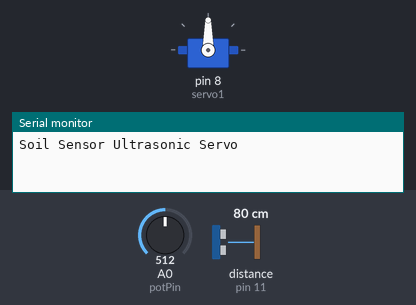
This sketch was run on a simulated Arduino Uno, built with avr-gcc and run on an emulated ATmega328P. On the bench: servo, the last lines printed to the serial monitor. Wiring (inferred from the names in the program): ultrasonic range finder: trigger pin 12; echo pin 11. The test bench sets the inputs (shaded band); at power-on: distance to the obstacle (sensor on pin 11) 80 cm, A0 (potPin) = 512. The echo pulse lasts 58.3 µs per cm.

Above: at 1.2 s.
1.3 s: distance to the obstacle (sensor on pin 11) set to 17 cm
4.3 s: distance to the obstacle (sensor on pin 11) set to 14 cm
At 8.5 s:
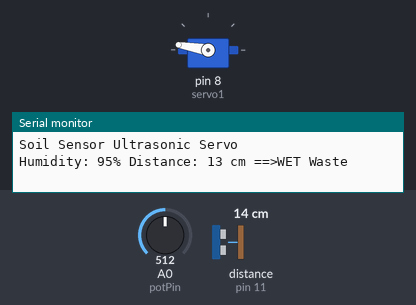
Timing chart, 0 to 15.1 s (numbered marks = the images above; inputs shaded):
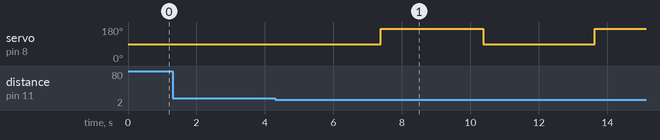

The sketch:

code.ino
```cpp
#include <Servo.h>
Servo servo1;
const int trigPin = 12;
const int echoPin = 11;
long duration;
int distance=0;
int potPin = A0;
int soil=0;
int fsoil;
int maxDryValue=1; //this value decides how much humidity require to treat waste as wet object
int Ultra_Distance=15; //set Distance between Ultrasonic and moisture(soil) sensor in cm
void setup()
{
Serial.begin(9600);
pinMode(trigPin, OUTPUT);
pinMode(echoPin, INPUT);
servo1.attach(8);
Serial.println("Soil Sensor Ultrasonic Servo");
}
void loop()
{
int soil=0;
for(int i=0;i<2;i++)
{
digitalWrite(trigPin, LOW);
delayMicroseconds(7);
digitalWrite(trigPin, HIGH);
delayMicroseconds(10);
digitalWrite(trigPin, LOW);
delayMicroseconds(10);
duration = pulseIn(echoPin, HIGH);
distance= duration*0.034/2+distance;
delay(10);

}
distance=distance/2;

if (distance <Ultra_Distance && distance>1)
{
delay(1000);
for(int i=0;i<3;i++)
{
soil = analogRead(potPin) ;
soil = constrain(soil, 485, 1023);
fsoil = (map(soil, 485, 1023, 100, 0))+fsoil;
delay(75);
}
fsoil=fsoil/3;

Serial.print("Humidity: ");
Serial.print(fsoil);
Serial.print("%"); Serial.print(" Distance: ");Serial.print(distance);Serial.print(" cm");
if(fsoil>maxDryValue)
{delay(1000);
Serial.println(" ==>WET Waste ");
servo1.write(170);
delay(3000);}
else{ delay(1000);
Serial.println(" ==>Dry Waste ");
servo1.write(10);
delay(3000);}

servo1.write(90);}
distance=0;
fsoil=0;delay(1000);
}
```

Measured:
- the behaviour switches between 16 and 15 cm on distance to the obstacle (sensor on pin 11) (found by bisection; images 0 and 1)
- after the input at 1.3 s, every drawn part: stays the same
- after the input at 4.3 s, servo on pin 8 (servo1): 90° → 170° after 3.1 s, → 90° 3.0 s later, → 170° 3.2 s later
